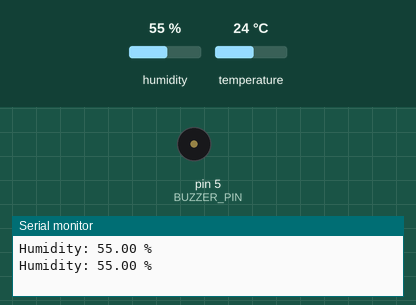
A sketch run on a simulated Arduino Uno, built with avr-gcc and run on an emulated ATmega328P. On the bench: buzzer (waves = sounding, pin HIGH), the last lines printed to the serial monitor. Inputs (shaded band) come from the test bench; at power-on: humidity 55 %, temperature 24 °C.

Above: at 2.8 s.
2.9 s: humidity set to 58 %
5.6 s: humidity set to 61 %
At 7.1 s:
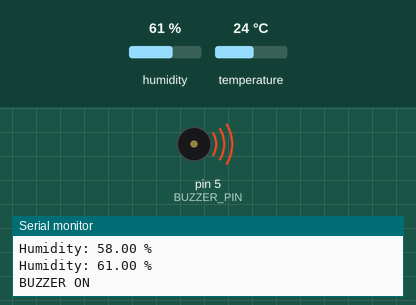
8.3 s: humidity set to 22 %
At 10.7 s:
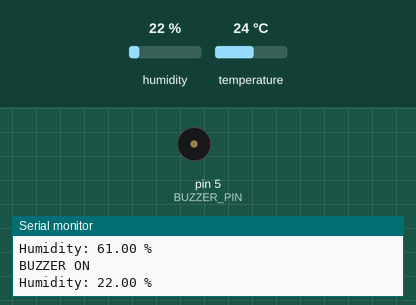
11.6 s: humidity set to 68 %
At 13.2 s:
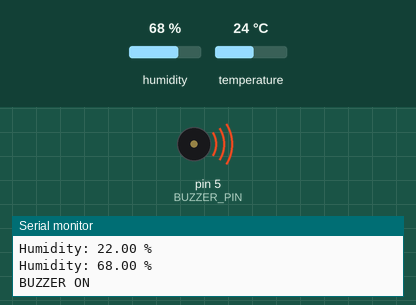
Timing chart, 0 to 14.7 s (numbered marks = the images above; inputs shaded):
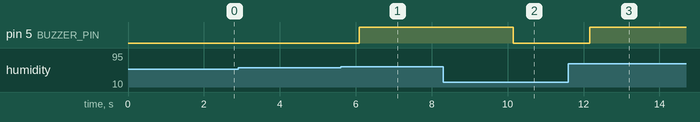

Measured:
- the behaviour switches between 59 and 60 % on humidity (found by bisection; images 0 and 1)
- after the input at 5.6 s, pin 5 (BUZZER_PIN): LOW → HIGH after 0.50 s
- after the input at 8.3 s, pin 5 (BUZZER_PIN): HIGH → LOW after 1.8 s
- after the input at 11.6 s, pin 5 (BUZZER_PIN): LOW → HIGH after 0.57 s

The sketch:

HumiditySensor.ino
```cpp
//jb3804
#include <DHT.h>

// DHT configuration
#define DHTPIN 3       // Defines the pin for the humidity sensor as D3
#define DHTTYPE DHT11  // Tells the arduino using the downloaded DHT module which DHT sensor I'm using.
DHT dht(DHTPIN, DHTTYPE); //Configures the DHT given its type and pin

// Buzzer (transistor base) pin
#define BUZZER_PIN 5   // D5 (drives the base of NPN transistor)

void setup() {
  Serial.begin(9600); //Sets the baud rate for the serial monitor output
  dht.begin(); //Initialises the DHT module allowing me to use the functions such as readHumidity()
  pinMode(BUZZER_PIN, OUTPUT); //Defines the pinmode as an output pin because it is providing voltage.
  digitalWrite(BUZZER_PIN, LOW); // Make sure buzzer is off at start
}

void loop() {
  float humidity = dht.readHumidity(); //Saves the value read from the sensor using the DHT module and stores it as humidity

  // Check if reading failed
  if (isnan(humidity)) { //Checks if the humidity sensor returns a valid number, if not undergoes this loop to handle the error
    Serial.println("Failed to read from DHT11 sensor!"); //Print on to the serial monitor that the humidity sensor cannot be read
    delay(2000); //Waits so that it can recursively perform this in a reasonable time
    return;
  }

  Serial.print("Humidity: "); //Prints the current humidity by taking the humidity value that's read
  Serial.print(humidity);
  Serial.println(" %");

  if (humidity >= 60.0) {
    digitalWrite(BUZZER_PIN, HIGH); // Turn on buzzer by powering the base of the transistor
    Serial.println("BUZZER ON"); //Print on the serial monitor that the buzzer is on
  } else {
    digitalWrite(BUZZER_PIN, LOW);  // Turn OFF buzzer for when the humidity is less than 60%
  }

  delay(2000); // Wait before next reading
}
```
